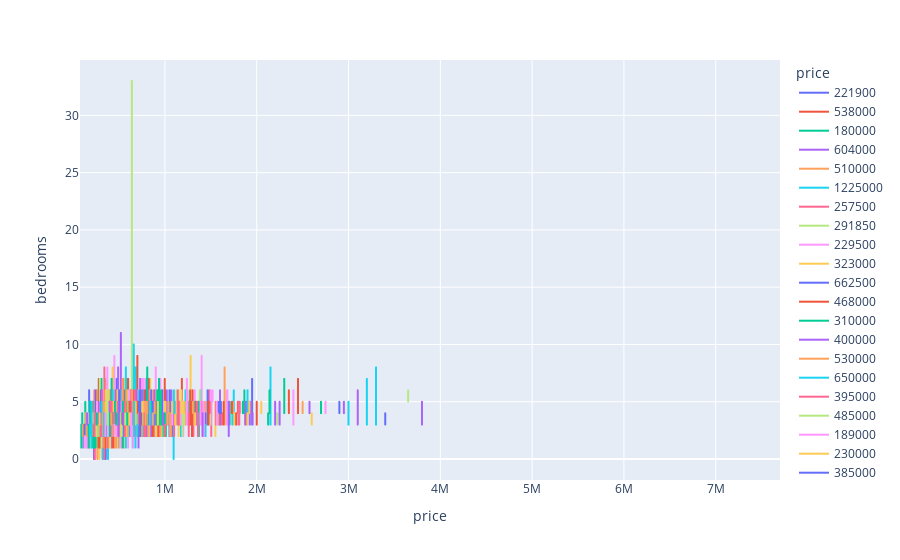

Notebook cell for this chart:
### Code cell
px.line(df, df['price'],df['bedrooms'], color='price')
